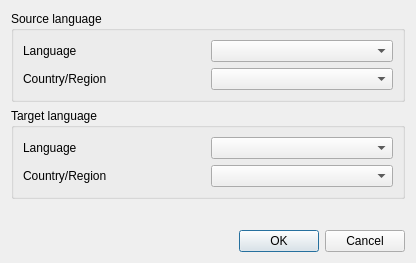
<?xml version="1.0" encoding="UTF-8"?>
<ui version="4.0">
 <class>TranslationSettingsDialog</class>
 <widget class="QDialog" name="TranslationSettingsDialog">
  <property name="geometry">
   <rect>
    <x>0</x>
    <y>0</y>
    <width>416</width>
    <height>263</height>
   </rect>
  </property>
  <property name="windowTitle">
   <string/>
  </property>
  <layout class="QVBoxLayout" name="verticalLayout">
   <item>
    <widget class="QGroupBox" name="srcGroupBox">
     <property name="title">
      <string>Source language</string>
     </property>
     <layout class="QGridLayout" name="_2">
      <property name="margin">
       <number>9</number>
      </property>
      <property name="spacing">
       <number>6</number>
      </property>
      <item row="0" column="1">
       <widget class="QComboBox" name="srcCbLanguageList"/>
      </item>
      <item row="0" column="0">
       <widget class="QLabel" name="srcLblLanguage">
        <property name="text">
         <string>Language</string>
        </property>
        <property name="buddy">
         <cstring>tgtCbLanguageList</cstring>
        </property>
       </widget>
      </item>
      <item row="1" column="1">
       <widget class="QComboBox" name="srcCbCountryList"/>
      </item>
      <item row="1" column="0">
       <widget class="QLabel" name="srcLblCountry">
        <property name="text">
         <string>Country/Region</string>
        </property>
       </widget>
      </item>
     </layout>
    </widget>
   </item>
   <item>
    <widget class="QGroupBox" name="tgtGroupBox">
     <property name="title">
      <string>Target language</string>
     </property>
     <layout class="QGridLayout">
      <property name="margin">
       <number>9</number>
      </property>
      <property name="spacing">
       <number>6</number>
      </property>
      <item row="0" column="1">
       <widget class="QComboBox" name="tgtCbLanguageList"/>
      </item>
      <item row="0" column="0">
       <widget class="QLabel" name="tgtLblLanguage">
        <property name="text">
         <string>Language</string>
        </property>
        <property name="buddy">
         <cstring>tgtCbLanguageList</cstring>
        </property>
       </widget>
      </item>
      <item row="1" column="1">
       <widget class="QComboBox" name="tgtCbCountryList"/>
      </item>
      <item row="1" column="0">
       <widget class="QLabel" name="tgtLblCountry">
        <property name="text">
         <string>Country/Region</string>
        </property>
       </widget>
      </item>
     </layout>
    </widget>
   </item>
   <item>
    <spacer name="verticalSpacer">
     <property name="orientation">
      <enum>Qt::Vertical</enum>
     </property>
     <property name="sizeHint" stdset="0">
      <size>
       <width>20</width>
       <height>100</height>
      </size>
     </property>
    </spacer>
   </item>
   <item>
    <widget class="QDialogButtonBox" name="buttonBox">
     <property name="orientation">
      <enum>Qt::Horizontal</enum>
     </property>
     <property name="standardButtons">
      <set>QDialogButtonBox::Cancel|QDialogButtonBox::Ok</set>
     </property>
    </widget>
   </item>
  </layout>
 </widget>
 <resources/>
 <connections>
  <connection>
   <sender>buttonBox</sender>
   <signal>rejected()</signal>
   <receiver>TranslationSettingsDialog</receiver>
   <slot>reject()</slot>
   <hints>
    <hint type="sourcelabel">
     <x>216</x>
     <y>241</y>
    </hint>
    <hint type="destinationlabel">
     <x>222</x>
     <y>213</y>
    </hint>
   </hints>
  </connection>
 </connections>
</ui>
